Frame 1 (no input): blank canvas, image omitted
Frame 60 (no input): blank canvas, image omitted
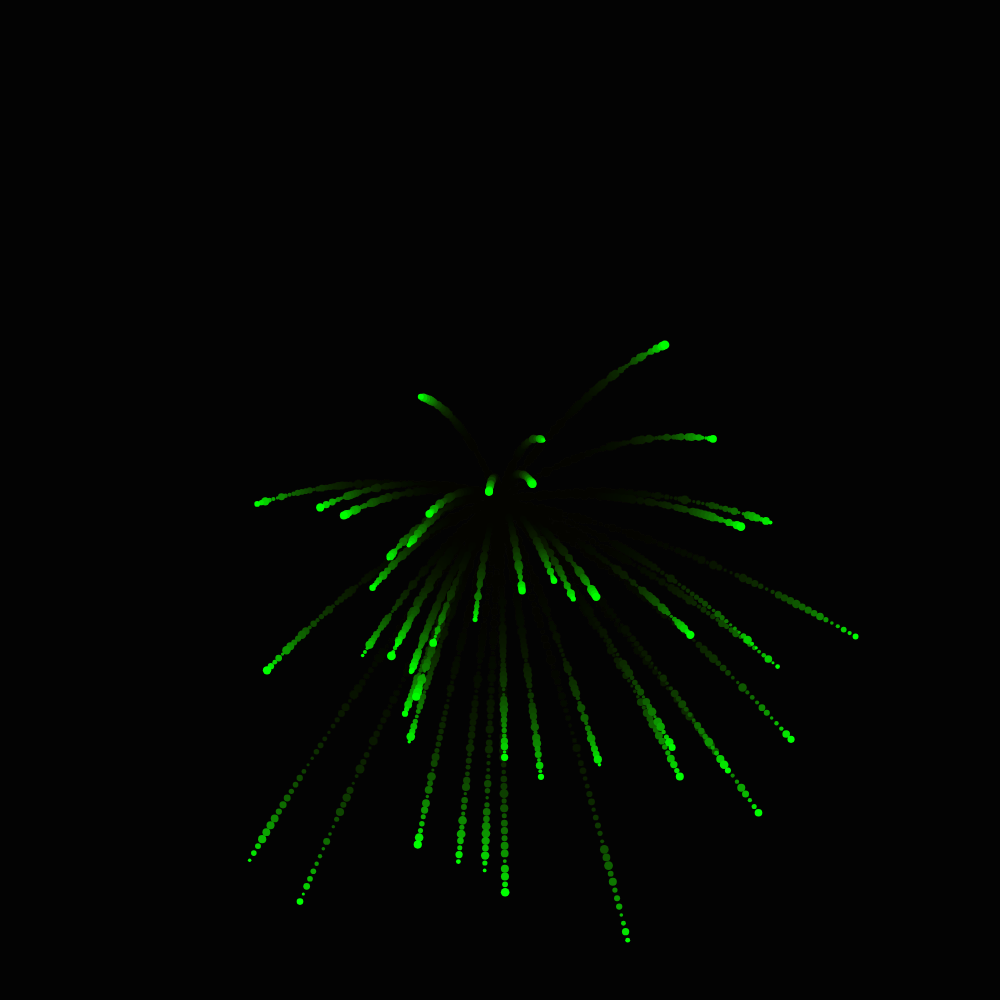
Frame 120 (the mouse pressed at the canvas centre since frame 60)

The p5.js sketch whose frames 1 and 60 were blank and that drew this single picture after the mouse press (run headless with seeded random() and noise() and a simulated clock; from frame 60 on, the mouse is pressed at the canvas centre):

// p5.js sketch
// ── sketch.js
let firework

function setup() {
  createCanvas(1000, 1000);
  colorMode(HSB)
}

function draw() {
  background(0, 0.1);
  if(firework){
    firework.update()
  }
  
  
  // p.update()
  // p.show()
}

function mousePressed(){
  firework=new Firework(mouseX, mouseY, random(2,200))
}

class Firework{
  constructor(x,y){
    this.p=[]
    this.numParticles=50
    for(let i=0; i<this.numParticles; i++){
      this.p.push(new Particle(x,y))
    }
  }
  
  update(){
    // this.p.forEach(function(particle,i){
    //   // particle.update()
    //   // particle.show()
    //   if(particle.update()){
    //     particle.show()
    //   } else{
    //     //remove it
    //     this.p.splice(i,1)
    //   }
    // })
    
    for(let i=this.p.length-1; i>0; i--){
      if(this.p[i].update()){
        this.p[i].show()
      } else{
        //remove it
        this.p.splice(i,1)
      }
    }
    
  }
}



class Particle{
  constructor(x,y){
    this.x=x
    this.y=y
    this.a=random(TWO_PI)
    this.speed=random(1,6)
    this.fall=random(1,2)
    this.gravity=random(0.05,0.03)
    this.moveX=cos(this.a)*this.speed
    this.moveY=sin(this.a)*this.speed
    this.col=random(360)
  }
  
  update(){
  // this.x+=this.speed
//   this updates the possition allowing the ellipse to move
    this.x+=this.moveX
    this.y+=this.moveY
    this.y+=this.fall
    this.fall+=this.gravity
    return this.y<height
  }
  
  show(){
    fill(frameCount%360, 100, 100)
    noStroke()
    ellipse(this.x, this.y, random(3,9))
  }
}
